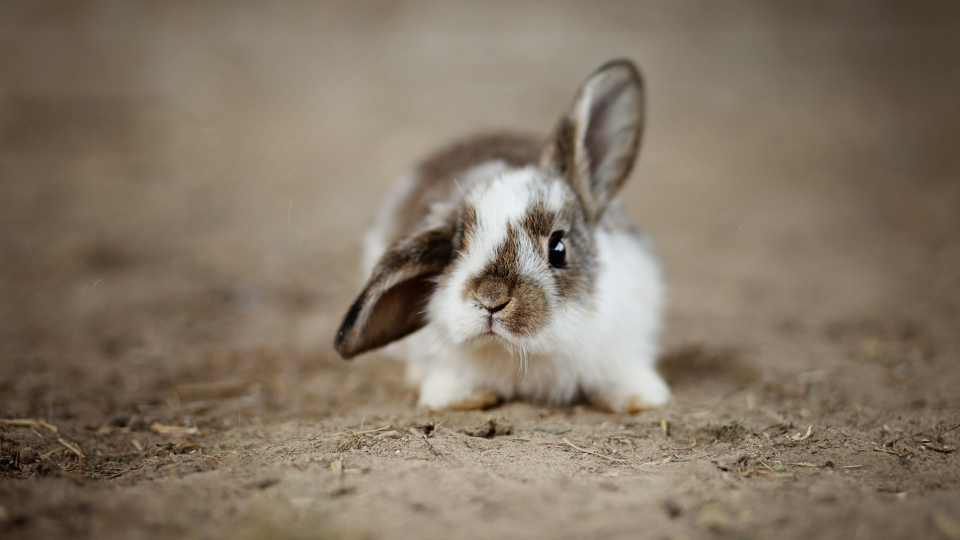
#> input picture opencv/base_use/img/rabbit1.jpg, 1920 x 1080 px, found by its file name (shown at 1/2 size)
$ jupyter execute edgedetect.ipynb   (older library calls are emulated)
#> lines starting #> are read from the running program, lines starting #| are printed output that depends on the picture; after the words box and inside, x2 and y2 are one past the last pixel; in counts of white or black regions, pixels touching at a corner belong together
# 边界检测

## Sobel
+ cv2.Sobel:
  + ddepth:图像深度
  + dx:水平方向
  + dy:竖直方向
  + ksize:核大小

[cell 1]
import numpy as np
import cv2

[cell 2]
def imshow(name, img):
    cv2.imshow(name, img)
    cv2.waitKey(0)
    cv2.destroyAllWindows()

[cell 3]
rabbit = cv2.imread('.\\img\\rabbit1.jpg', cv2.IMREAD_COLOR)
#> rabbit is the input picture: shape (1080, 1920, 3); mean B, G, R 101.6, 118.2, 131.8
rabbit = cv2.resize(rabbit, (480, 270))
#> rabbit: shape (270, 480, 3)
imshow('rabbit', rabbit)

[cell 4]
ksobel = 3
gray_rabbit = cv2.cvtColor(rabbit, cv2.COLOR_BGR2GRAY)
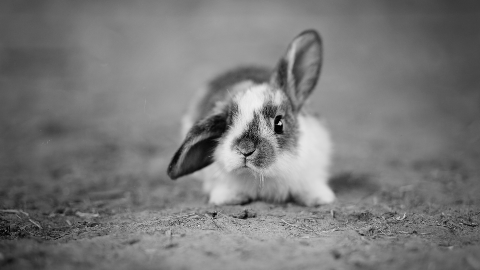
#> gray_rabbit: shape (270, 480); min 1, max 239, mean 120.5
sobel_rabbit_horizontal = cv2.Sobel(gray_rabbit, cv2.CV_64F, 1, 0, ksize=3)
# res, thresh_rabbit = cv2.threshold(gray_rabbit, 127, 255, cv2.THRESH_OTSU)
# sobel_rabbit_horizontal = cv2.Sobel(thresh_rabbit, cv2.CV_64F, 1, 0, ksize=3)
sobel_rabbit_horizontal = cv2.convertScaleAbs(sobel_rabbit_horizontal)
imshow('rabbit_sobel_horizontal', sobel_rabbit_horizontal)

[cell 5]
sobel_rabbit_vertical = cv2.Sobel(gray_rabbit, cv2.CV_64F, 0, 1, ksize=3)
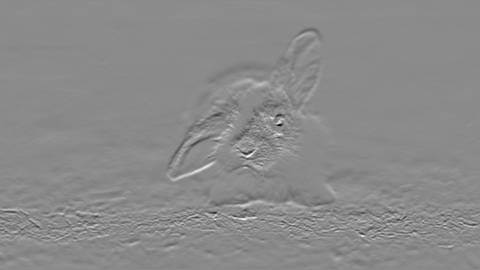
#> sobel_rabbit_vertical: shape (270, 480) float64; min -748, max 626, mean 0.2; drawn with min black and max white
# sobel_rabbit_vertical = cv2.Sobel(thresh_rabbit, cv2.CV_64F, 0, 1, ksize=3)
sobel_rabbit_vertical = cv2.convertScaleAbs(sobel_rabbit_vertical)
imshow('rabbit_sobel_vertical', sobel_rabbit_vertical)

[cell 6]
sobel_rabbit = cv2.addWeighted(sobel_rabbit_horizontal, 0.5, sobel_rabbit_vertical, 0.5, 0)
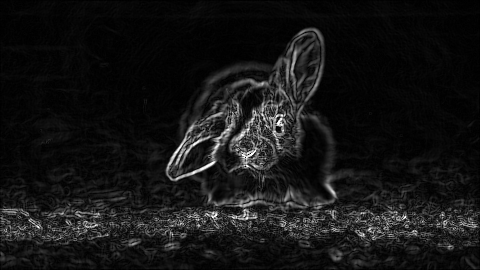
#> sobel_rabbit: shape (270, 480); min 0, max 255, mean 21
rabbit_stack = np.hstack((gray_rabbit, sobel_rabbit))
imshow('rabbit', rabbit_stack)

## Scharr
+ cv2.Scharr:
  + ddepth:图像深度
  + dx:水平方向
  + dy:竖直方向
  + ksize:核大小

[cell 7]
scharr_rabbit_horizontal = cv2.convertScaleAbs(cv2.Scharr(gray_rabbit, cv2.CV_64F, 1, 0))
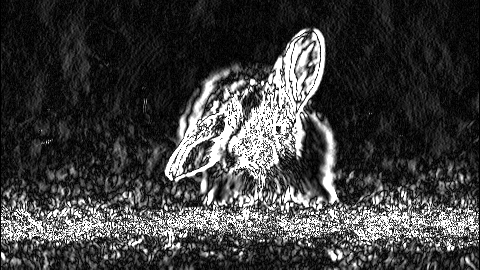
#> scharr_rabbit_horizontal: shape (270, 480); min 0, max 255, mean 62.7
scharr_rabbit_vertiacal = cv2.convertScaleAbs(cv2.Scharr(gray_rabbit, cv2.CV_64F, 0, 1))
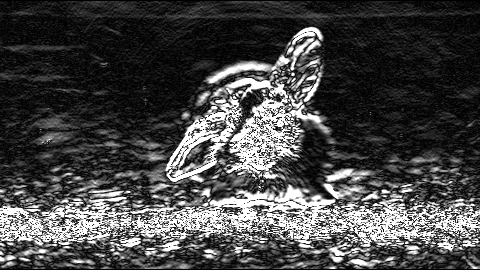
#> scharr_rabbit_vertiacal: shape (270, 480); min 0, max 255, mean 70.7
scharr_rabbit = cv2.addWeighted(scharr_rabbit_horizontal, 0.5, scharr_rabbit_vertiacal, 0.5, 0)
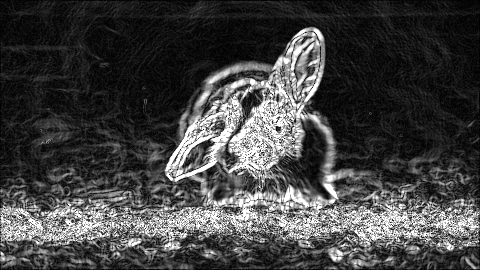
#> scharr_rabbit: shape (270, 480); min 0, max 255, mean 66.7
rabbit_stack = np.hstack((gray_rabbit, scharr_rabbit))
imshow('rabbit', rabbit_stack)

## Laplcaian
+ cv2.Laplacian

[cell 8]
laplacian_rabbit = cv2.Laplacian(gray_rabbit, cv2.CV_64F)
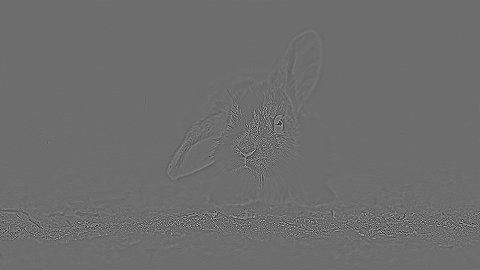
#> laplacian_rabbit: shape (270, 480) float64; min -329, max 438, mean 0; drawn with min black and max white
laplacian_rabbit = cv2.convertScaleAbs(laplacian_rabbit)
rabbit_stack = np.hstack((gray_rabbit, laplacian_rabbit))
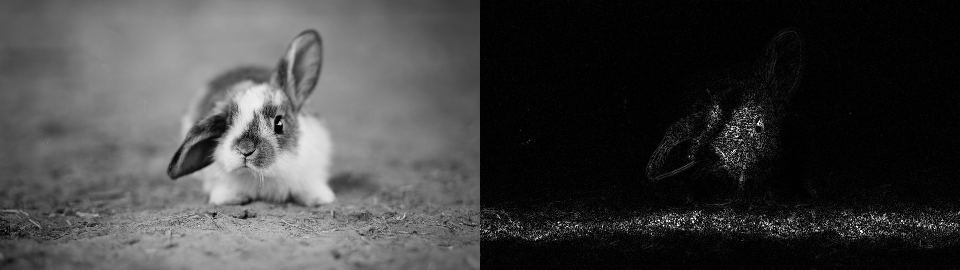
#> rabbit_stack: shape (270, 960); min 0, max 255, mean 64.7
imshow('rabbit', rabbit_stack)

## Canny
  + 原理:
    1. 先用高斯滤波平滑处理图像,消除噪点
    2. 计算图像每个像素点的梯度
    3. 使用非极大值抑制,消除边缘检测杂散响应
    4. 使用双阈值检测确定真实边缘和潜在边缘
    5. 抑制孤立的弱边缘完成边缘检测
  + cv2.Canny

[cell 9]
canny_rabbit = cv2.Canny(gray_rabbit, 80, 100)
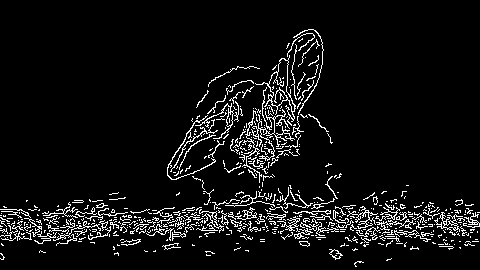
#> canny_rabbit: shape (270, 480); 6.8% white in thin lines or dots, all inside (x1, y1, x2, y2) = (0, 29, 480, 267)
canny_rabbit2 = cv2.Canny(gray_rabbit, 50, 100)
#> canny_rabbit2: shape (270, 480); 8.2% white in thin lines or dots, all inside (x1, y1, x2, y2) = (0, 29, 480, 268)
rabbit_stack = np.hstack((gray_rabbit, canny_rabbit, canny_rabbit2))
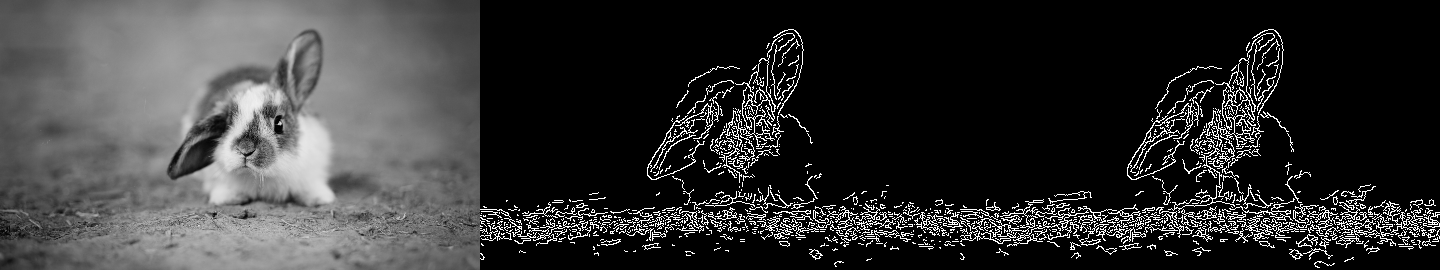
#> rabbit_stack: shape (270, 1440); min 0, max 255, mean 52.9
imshow('rabbit', rabbit_stack)

$ run again, with opencv/base_use/img/cat1.jpg copied over opencv/base_use/img/rabbit1.jpg
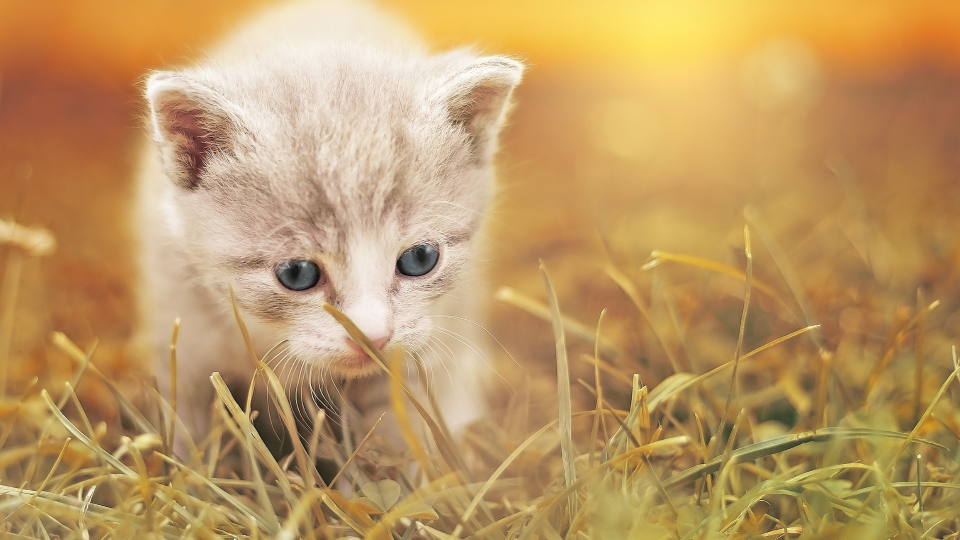
#> input picture opencv/base_use/img/cat1.jpg, 1920 x 1080 px, found by its file name (shown at 1/2 size)
#> rabbit is the input picture: shape (1080, 1920, 3); mean B, G, R 100.2, 152.9, 189.8
#> rabbit: shape (270, 480, 3)
#> `canny_rabbit = cv2.Canny(gray_rabbit, 80, 100)`:
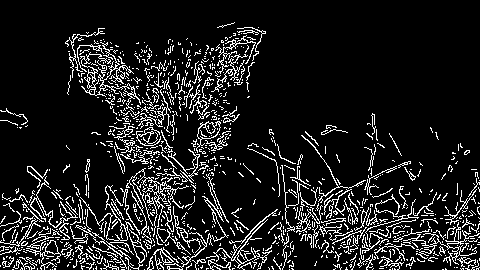
#> canny_rabbit: shape (270, 480); 11.9% white in thin lines or dots
#> canny_rabbit2: shape (270, 480); 14.4% white in thin lines or dots
#> `rabbit_stack = np.hstack((gray_rabbit, canny_rabbit, canny_rabbit2))`:
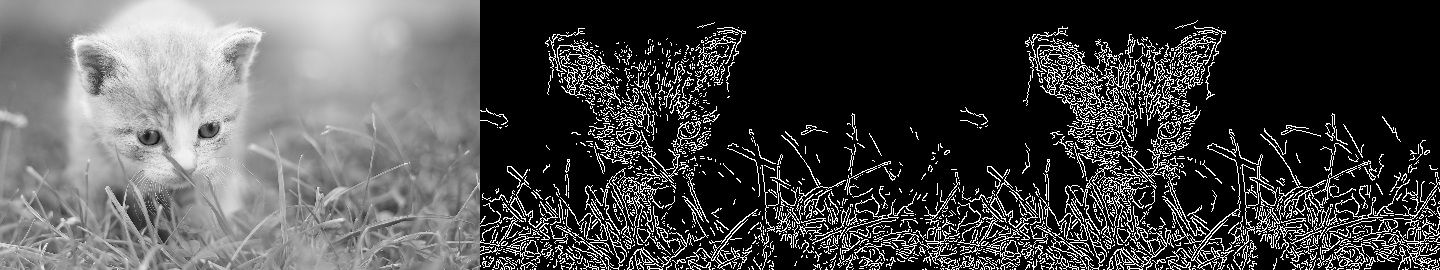
#> rabbit_stack: shape (270, 1440); min 0, max 255, mean 75
